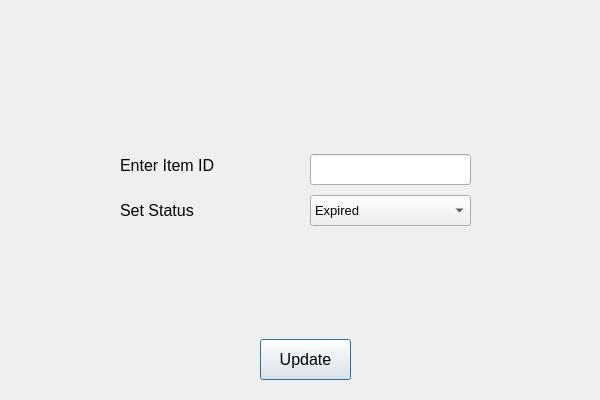
<?xml version="1.0" encoding="UTF-8"?>
<ui version="4.0">
 <class>UpdateItem</class>
 <widget class="QDialog" name="UpdateItem">
  <property name="windowModality">
   <enum>Qt::WindowModal</enum>
  </property>
  <property name="geometry">
   <rect>
    <x>0</x>
    <y>0</y>
    <width>600</width>
    <height>400</height>
   </rect>
  </property>
  <property name="windowTitle">
   <string>Update Any Item</string>
  </property>
  <widget class="QLineEdit" name="txtId">
   <property name="geometry">
    <rect>
     <x>310</x>
     <y>154</y>
     <width>161</width>
     <height>31</height>
    </rect>
   </property>
   <property name="font">
    <font>
     <pointsize>10</pointsize>
    </font>
   </property>
  </widget>
  <widget class="QLabel" name="label_2">
   <property name="geometry">
    <rect>
     <x>120</x>
     <y>195</y>
     <width>111</width>
     <height>31</height>
    </rect>
   </property>
   <property name="font">
    <font>
     <pointsize>12</pointsize>
    </font>
   </property>
   <property name="text">
    <string>Set Status</string>
   </property>
  </widget>
  <widget class="QComboBox" name="cmbStatus">
   <property name="geometry">
    <rect>
     <x>310</x>
     <y>195</y>
     <width>161</width>
     <height>31</height>
    </rect>
   </property>
   <property name="font">
    <font>
     <pointsize>10</pointsize>
    </font>
   </property>
   <item>
    <property name="text">
     <string>Expired</string>
    </property>
   </item>
   <item>
    <property name="text">
     <string>Available</string>
    </property>
   </item>
   <item>
    <property name="text">
     <string>Returned</string>
    </property>
   </item>
   <item>
    <property name="text">
     <string>Sold</string>
    </property>
   </item>
   <item>
    <property name="text">
     <string>Spoiled</string>
    </property>
   </item>
  </widget>
  <widget class="QLabel" name="label">
   <property name="geometry">
    <rect>
     <x>120</x>
     <y>150</y>
     <width>111</width>
     <height>31</height>
    </rect>
   </property>
   <property name="font">
    <font>
     <pointsize>12</pointsize>
    </font>
   </property>
   <property name="text">
    <string>Enter Item ID</string>
   </property>
  </widget>
  <widget class="QPushButton" name="pushButton">
   <property name="geometry">
    <rect>
     <x>260</x>
     <y>339</y>
     <width>91</width>
     <height>41</height>
    </rect>
   </property>
   <property name="font">
    <font>
     <pointsize>12</pointsize>
    </font>
   </property>
   <property name="text">
    <string>Update</string>
   </property>
  </widget>
  <widget class="QLabel" name="lblInfo">
   <property name="geometry">
    <rect>
     <x>380</x>
     <y>30</y>
     <width>131</width>
     <height>16</height>
    </rect>
   </property>
   <property name="text">
    <string/>
   </property>
  </widget>
 </widget>
 <resources/>
 <connections/>
</ui>
